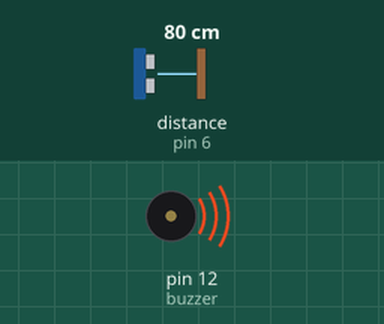
A sketch run on a simulated Arduino Uno, built with avr-gcc and run on an emulated ATmega328P. Shown: buzzer (waves = sounding, pin HIGH). Wiring (inferred from the names in the program): ultrasonic range finder: trigger pin 7; echo pin 6. The inputs (shaded band) are chosen by the test bench; at power-on: distance to the obstacle (sensor on pin 6) 80 cm. The echo pulse lasts 58.3 µs per cm; pins used as bus, display or sensor lines are not drawn.

Above: at 0.1 s.
Timing chart, 0 to 1.6 s (numbered marks = the images above):
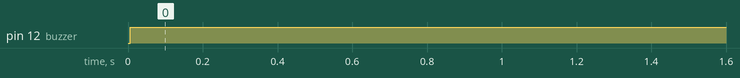

Measured:
- by itself, pin 12 (buzzer): LOW → HIGH at 0.01 s

The sketch:

Lab_2.3.ino
```cpp
const int trig = 7;
const int echo = 6;
const int buzzer = 12;
void setup ()
{
pinMode(buzzer, OUTPUT);
pinMode(trig, OUTPUT);
pinMode(echo, INPUT);
digitalWrite(trig , LOW);
Serial.begin(9600) ;
}
void loop ()
{
// send an impulse to trigger the sensor start the measurement
digitalWrite(trig , HIGH);
delayMicroseconds(15) ; // minimum impulse width required by HC -SR4 sensor
digitalWrite(trig , LOW);
long duration = pulseIn(echo , HIGH); // this function waits until the sensor
//outputs the result
// the result is encoded as the pulse width in microseconds
// 'duration ' is the time it takes sound from the transmitter back to the
//receiver after it bounces off an obstacle
const long vsound = 340; // [m/s]
long dist =(duration / 2L)*vsound/10000L; // 10000 is just the scaling
//factor to get the result in [cm]
// REMEMBER : when doing operations with 'long ' variables , always put 'L' after
//constants otherwise you will have bugs !

if( dist < 100L && dist > 80L)
{
  digitalWrite(buzzer, HIGH);
  delay(4000);
}
else if( dist < 80L && dist > 60L)
{
  digitalWrite(buzzer, HIGH);
  delay(3000);
}
else if( dist < 60L && dist > 40L)
{
  digitalWrite(buzzer, HIGH);
  delay(2000);
}
else if( dist < 40L && dist > 20L)
{
  digitalWrite(buzzer, HIGH);
  delay(1000);
}
else if( dist < 20L)
{
  digitalWrite(buzzer, HIGH);
}
delay(1000) ;
}
```
